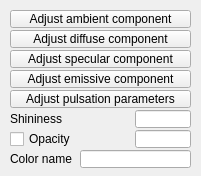
<?xml version="1.0" encoding="UTF-8"?>
<ui version="4.0">
 <class>CQDlgMaterial</class>
 <widget class="QDialog" name="CQDlgMaterial">
  <property name="geometry">
   <rect>
    <x>0</x>
    <y>0</y>
    <width>201</width>
    <height>176</height>
   </rect>
  </property>
  <property name="windowTitle">
   <string>Color / Light</string>
  </property>
  <property name="locale">
   <locale language="English" country="UnitedStates"/>
  </property>
  <widget class="QCheckBox" name="qqOpacityEnable">
   <property name="geometry">
    <rect>
     <x>10</x>
     <y>130</y>
     <width>111</width>
     <height>18</height>
    </rect>
   </property>
   <property name="focusPolicy">
    <enum>Qt::StrongFocus</enum>
   </property>
   <property name="text">
    <string>Opacity</string>
   </property>
  </widget>
  <widget class="QToolButton" name="qqEmissiveAdjust">
   <property name="geometry">
    <rect>
     <x>10</x>
     <y>70</y>
     <width>181</width>
     <height>18</height>
    </rect>
   </property>
   <property name="focusPolicy">
    <enum>Qt::StrongFocus</enum>
   </property>
   <property name="text">
    <string>Adjust emissive component</string>
   </property>
  </widget>
  <widget class="QToolButton" name="qqSpecularAdjust">
   <property name="geometry">
    <rect>
     <x>10</x>
     <y>50</y>
     <width>181</width>
     <height>18</height>
    </rect>
   </property>
   <property name="focusPolicy">
    <enum>Qt::StrongFocus</enum>
   </property>
   <property name="text">
    <string>Adjust specular component</string>
   </property>
  </widget>
  <widget class="QLabel" name="label">
   <property name="geometry">
    <rect>
     <x>10</x>
     <y>110</y>
     <width>111</width>
     <height>18</height>
    </rect>
   </property>
   <property name="text">
    <string>Shininess</string>
   </property>
  </widget>
  <widget class="QLineEdit" name="qqShininess">
   <property name="geometry">
    <rect>
     <x>135</x>
     <y>110</y>
     <width>56</width>
     <height>18</height>
    </rect>
   </property>
  </widget>
  <widget class="QToolButton" name="qqAmbientAdjust">
   <property name="geometry">
    <rect>
     <x>10</x>
     <y>10</y>
     <width>181</width>
     <height>18</height>
    </rect>
   </property>
   <property name="focusPolicy">
    <enum>Qt::StrongFocus</enum>
   </property>
   <property name="text">
    <string>Adjust ambient component</string>
   </property>
  </widget>
  <widget class="QLineEdit" name="qqOpacity">
   <property name="geometry">
    <rect>
     <x>135</x>
     <y>130</y>
     <width>56</width>
     <height>18</height>
    </rect>
   </property>
  </widget>
  <widget class="QToolButton" name="qqDiffuseAdjust">
   <property name="geometry">
    <rect>
     <x>10</x>
     <y>30</y>
     <width>181</width>
     <height>18</height>
    </rect>
   </property>
   <property name="focusPolicy">
    <enum>Qt::StrongFocus</enum>
   </property>
   <property name="text">
    <string>Adjust diffuse component</string>
   </property>
  </widget>
  <widget class="QToolButton" name="qqPulsationAdjust">
   <property name="geometry">
    <rect>
     <x>10</x>
     <y>90</y>
     <width>181</width>
     <height>18</height>
    </rect>
   </property>
   <property name="focusPolicy">
    <enum>Qt::StrongFocus</enum>
   </property>
   <property name="text">
    <string>Adjust pulsation parameters</string>
   </property>
  </widget>
  <widget class="QLabel" name="label_2">
   <property name="geometry">
    <rect>
     <x>10</x>
     <y>150</y>
     <width>71</width>
     <height>18</height>
    </rect>
   </property>
   <property name="text">
    <string>Color name</string>
   </property>
  </widget>
  <widget class="QLineEdit" name="qqColorName">
   <property name="geometry">
    <rect>
     <x>80</x>
     <y>150</y>
     <width>111</width>
     <height>18</height>
    </rect>
   </property>
  </widget>
 </widget>
 <tabstops>
  <tabstop>qqAmbientAdjust</tabstop>
  <tabstop>qqDiffuseAdjust</tabstop>
  <tabstop>qqSpecularAdjust</tabstop>
  <tabstop>qqEmissiveAdjust</tabstop>
  <tabstop>qqPulsationAdjust</tabstop>
  <tabstop>qqShininess</tabstop>
  <tabstop>qqOpacityEnable</tabstop>
  <tabstop>qqOpacity</tabstop>
  <tabstop>qqColorName</tabstop>
 </tabstops>
 <resources/>
 <connections/>
</ui>
